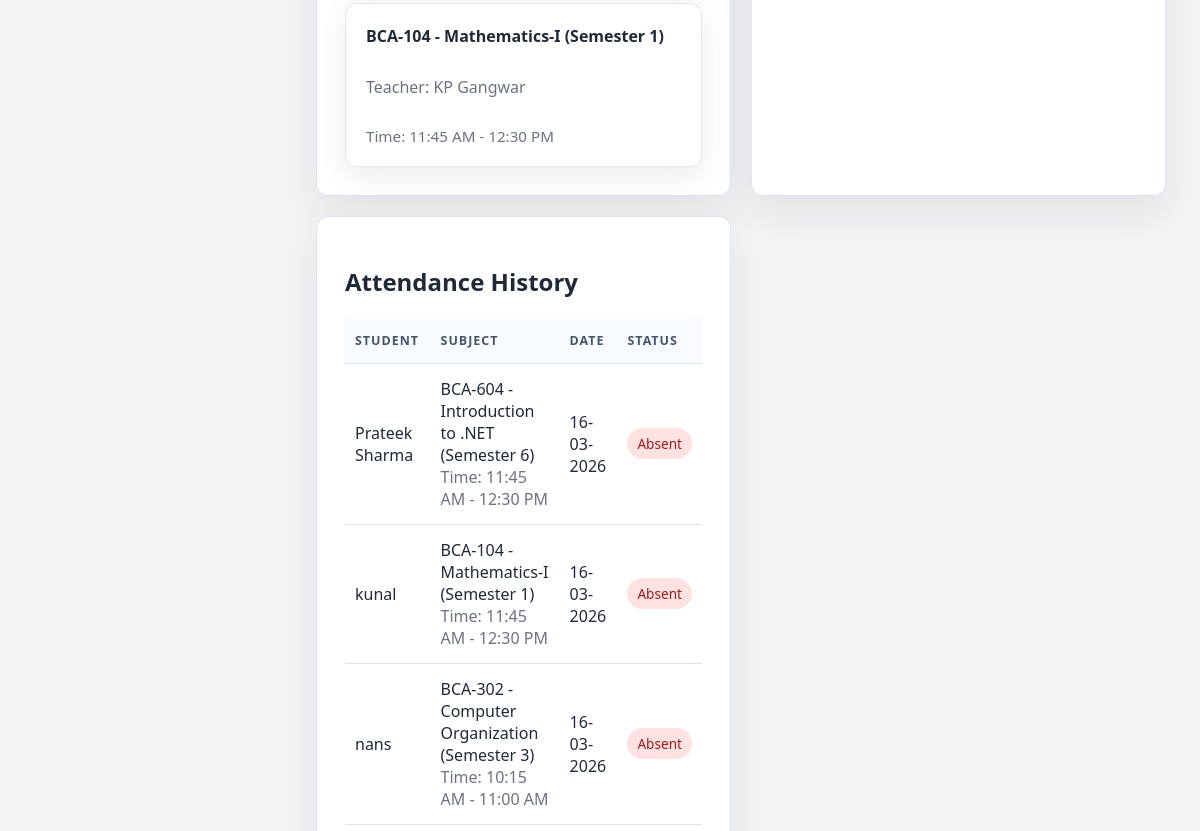
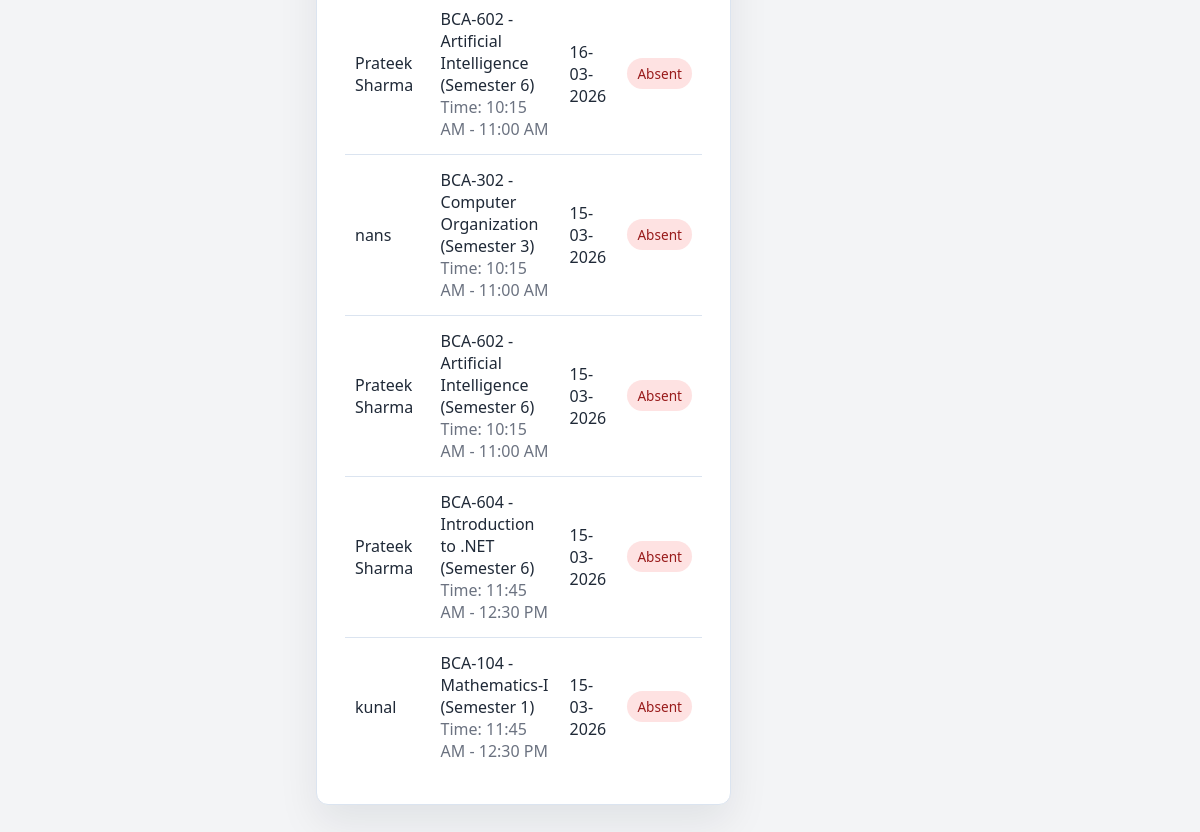
Page /teacher/dashboard (signed in, lower part) on the earlier database version (2 pictures, top to bottom).
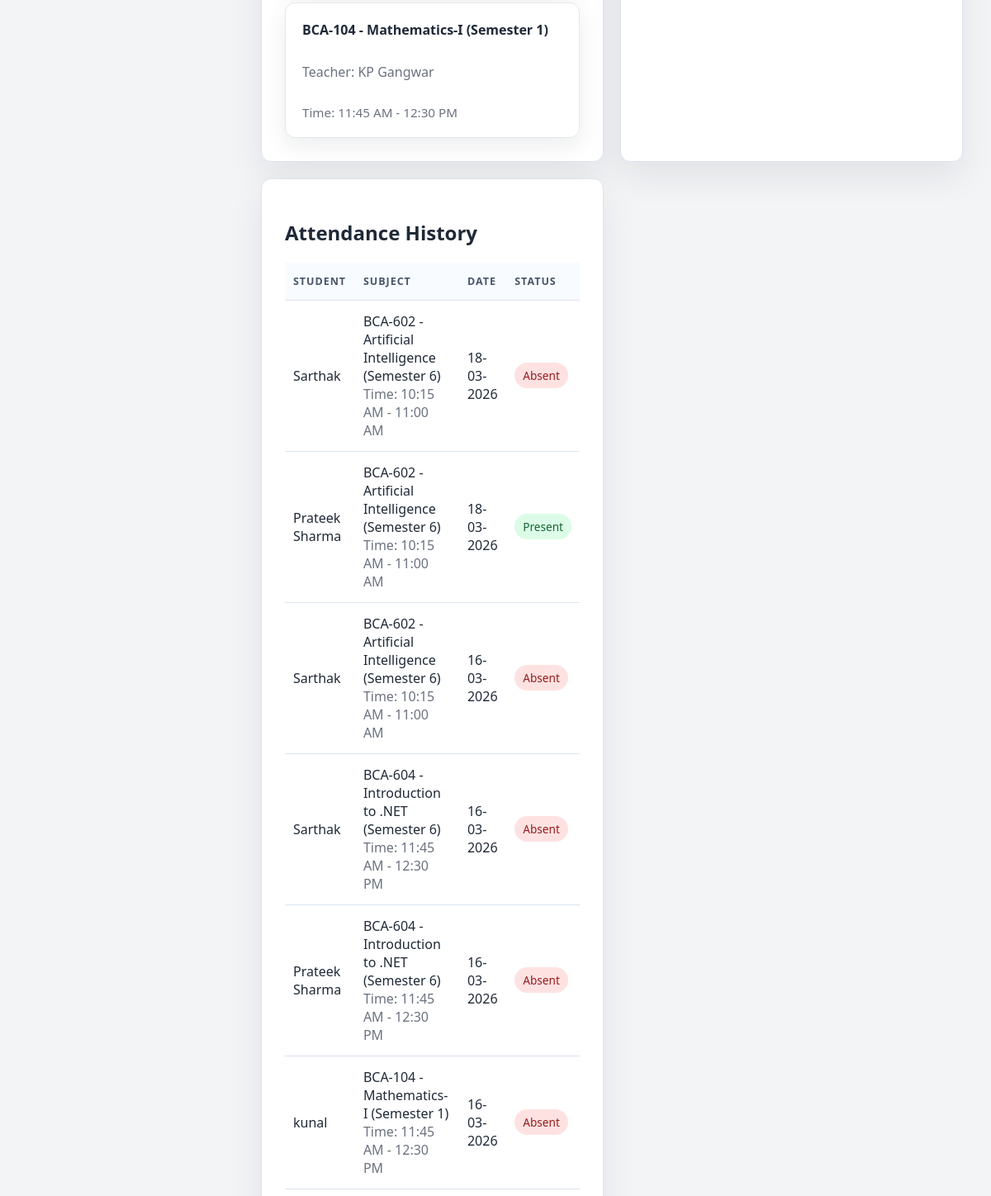
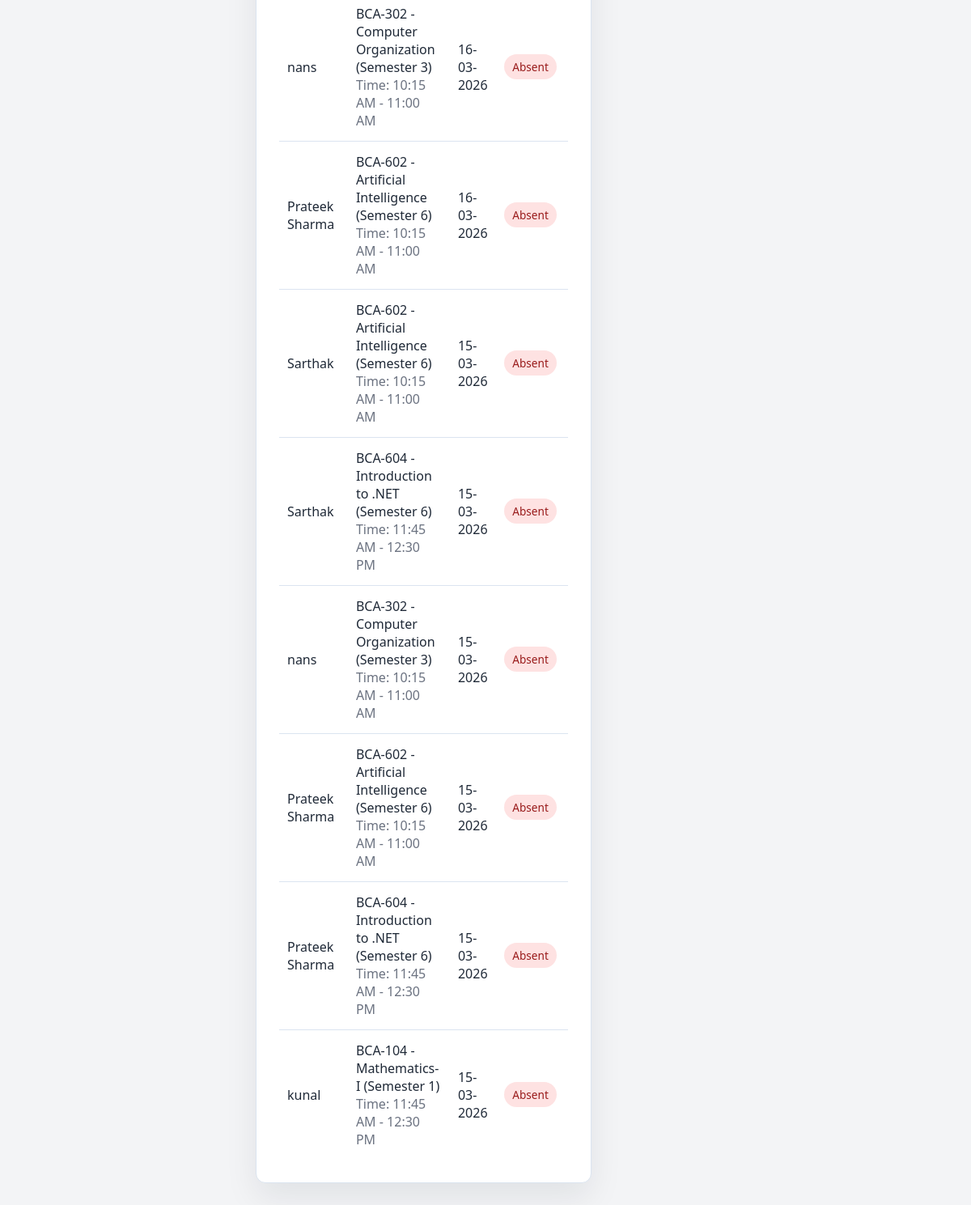
Same page on the later database version (2 pictures, top to bottom).
### models.py (models this page shows)
class Subject(db.Model):
    __tablename__ = "subjects"
    id = db.Column(db.Integer, primary_key=True)
    name = db.Column(db.String(120), unique=True, nullable=False)
    code = db.Column(db.String(20), unique=True, nullable=False)
    semester = db.Column(db.Integer, nullable=False)
    subject_type = db.Column("type", db.String(20), nullable=False, default="theory")
    teacher_id = db.Column(db.Integer, db.ForeignKey("teachers.id"), nullable=True)
    start_time = db.Column(db.Time, nullable=True)
    end_time = db.Column(db.Time, nullable=True)
    teachers = db.relationship(
        "Teacher",
        secondary=teacher_subjects,
        back_populates="subject_assignments",
    )
    lectures = db.relationship("Lecture", back_populates="subject", cascade="all, delete-orphan")
    attendances = db.relationship("Attendance", back_populates="subject")
    attendance_summaries = db.relationship("AttendanceSummary", back_populates="subject")
    @property
    def lecture_time_label(self):
        if self.subject_type == "lab":
            return "Lab subject"
        if self.subject_type == "project":
            return "Project"
        if not self.start_time or not self.end_time:
            return "Time not set"
        start = self.start_time.strftime("%I:%M %p").lstrip("0")
        end = self.end_time.strftime("%I:%M %p").lstrip("0")
        return f"{start} - {end}"
    @property
    def display_label(self):
        return f"{self.code} - {self.name} (Semester {self.semester})"

class Teacher(db.Model):
    __tablename__ = "teachers"
    id = db.Column(db.Integer, primary_key=True)
    user_id = db.Column(db.Integer, db.ForeignKey("users.id"), unique=True, nullable=False)
    full_name = db.Column(db.String(120), nullable=False)
    employee_code = db.Column(db.String(30), unique=True, nullable=False)
    user = db.relationship("User", back_populates="teacher")
    subject_assignments = db.relationship(
        "Subject",
        secondary=teacher_subjects,
        back_populates="teachers",
    )

class Attendance(db.Model):
    __tablename__ = "attendance"
    __table_args__ = (
        UniqueConstraint("student_id", "lecture_id", "attendance_date", name="uq_attendance_once"),
    )
    id = db.Column(db.Integer, primary_key=True)
    student_id = db.Column(db.Integer, db.ForeignKey("students.id"), nullable=False)
    subject_id = db.Column(db.Integer, db.ForeignKey("subjects.id"), nullable=False)
    lecture_id = db.Column(db.Integer, db.ForeignKey("lectures.id"), nullable=False)
    attendance_date = db.Column(db.Date, default=date.today, nullable=False)
    status = db.Column(db.String(20), default="pending", nullable=False) # status can be pending, present, absent
    latitude = db.Column(db.Float, nullable=False)
    longitude = db.Column(db.Float, nullable=False)
    distance_meters = db.Column(db.Float, nullable=False)
    created_at = db.Column(db.DateTime, default=datetime.utcnow, nullable=False)
    student = db.relationship("Student", back_populates="attendances")
    subject = db.relationship("Subject", back_populates="attendances")
    lecture = db.relationship("Lecture", back_populates="attendances")

class Student(db.Model):
    __tablename__ = "students"
    id = db.Column(db.Integer, primary_key=True)
    user_id = db.Column(db.Integer, db.ForeignKey("users.id"), unique=True, nullable=False)
    student_code = db.Column(db.String(30), unique=True, nullable=False)
    full_name = db.Column(db.String(120), nullable=False)
    email = db.Column(db.String(120), unique=True, nullable=False)
    semester = db.Column(db.Integer, nullable=False)
    created_at = db.Column(db.DateTime, default=datetime.utcnow, nullable=False)
    user = db.relationship("User", back_populates="student")
    attendances = db.relationship("Attendance", back_populates="student")
    attendance_summaries = db.relationship("AttendanceSummary", back_populates="student")

### routes/teacher_routes.py (the view)
@teacher_bp.route("/dashboard")
@login_required
def dashboard():
    if not teacher_required():
        return redirect(url_for("auth.login"))
    reconcile_lecture_attendance()
    teacher = Teacher.query.filter_by(user_id=current_user.id).first_or_404()
    subjects = (
        Subject.query.join(teacher_subjects, Subject.id == teacher_subjects.c.subject_id)
        .filter(teacher_subjects.c.teacher_id == teacher.id)
        .order_by(
            case((Subject.start_time.is_(None), 1), else_=0),
            Subject.start_time.asc(),
            Subject.name.asc(),
        )
        .all()
    )
    pending_requests = (
        Attendance.query.join(Subject)
        .join(teacher_subjects, Subject.id == teacher_subjects.c.subject_id)
        .filter(teacher_subjects.c.teacher_id == teacher.id, Attendance.status == "pending")
        .order_by(Attendance.attendance_date.desc(), Attendance.created_at.desc())
        .all()
    )
    notifications = [
        f"{record.student.full_name} marked attendance for {record.subject.name}"
        for record in pending_requests
    ]
    history = (
        Attendance.query.join(Subject)
        .join(teacher_subjects, Subject.id == teacher_subjects.c.subject_id)
        .filter(teacher_subjects.c.teacher_id == teacher.id)
        .order_by(Attendance.attendance_date.desc(), Attendance.created_at.desc())
        .limit(20)
        .all()
    )
    return render_template(
        "teacher/dashboard.html",
        teacher=teacher,
        subjects=subjects,
        pending_requests=pending_requests,
        notifications=notifications,
        history=history,
    )

### app.py (called while the page is built)
@login_manager.user_loader
def load_user(user_id):
    return db.session.get(User, int(user_id))

def format_date(value):
    if value is None:
        return ""
    return value.strftime("%d-%m-%Y")

### models.py (called while the page is built, shortened)
def ensure_subject_lecture(subject, lecture_date=None):
    lecture_date = lecture_date or date.today()
    lecture_date = lecture_date or datetime.now(IST).date()
    lecture = Lecture.query.filter_by(subject_id=subject.id, lecture_date=lecture_date).first()
    start_time = subject.start_time or time(hour=0, minute=0)
    end_time = subject.end_time or time(hour=0, minute=0)
    day_of_week = lecture_date.strftime("%A")
    if lecture.day_of_week != day_of_week:
        lecture.day_of_week = day_of_week
    if lecture.start_time != start_time:
        lecture.start_time = start_time
    if lecture.end_time != end_time:
        lecture.end_time = end_time
    db.session.flush()
    return lecture

### routes/teacher_routes.py (called while the page is built)
def teacher_required():
    return current_user.is_authenticated and current_user.role == "teacher"

### templates/teacher/dashboard.html (shortened to what this page needs)
{% extends "base.html" %}
{% block content %}
<section class="dashboard-grid">
    <div class="card">
        <div class="subject-card-grid">
            {% for subject in subjects %}
            <a class="subject-card" href="{{ url_for('teacher.subject_detail', subject_id=subject.id) }}">
                <p class="subject-heading">{{ subject.display_label }}</p>
                <p class="muted">Teacher: {{ teacher.full_name }}</p>
                <p class="subject-time">Time: {{ subject.lecture_time_label }}</p>
            </a>
            {% else %}
            <p>No subjects assigned.</p>
            {% endfor %}
        </div>
    </div>
    <div class="card">
    </div>
    <div class="card">
        <h2>Attendance History</h2>
        <div class="table-wrap">
            <table>
                <thead>
                    <tr>
                        <th>Student</th>
                        <th>Subject</th>
                        <th>Date</th>
                        <th>Status</th>
                    </tr>
                </thead>
                <tbody>
                    {% for record in history %}
                    <tr>
                        <td>{{ record.student.full_name }}</td>
                        <td>{{ record.subject.display_label }}<br><span class="muted">Time: {{ record.subject.lecture_time_label }}</span></td>
                        <td>{{ record.attendance_date|format_date }}</td>
                        <td><span class="status {{ record.status }}">{{ record.status }}</span></td>
                    </tr>
                    {% else %}
                    <tr><td colspan="4">No attendance history.</td></tr>
                    {% endfor %}
                </tbody>
            </table>
        </div>
    </div>
</section>
{% endblock %}

Differences in the rows shown:
added Attendance: student.full_name "Sarthak", subject.display_label "BCA-602 - Artificial Intelligence (Semester 6)", subject.lecture_time_label "10:15 AM - 11:00 AM", attendance_date "18-03-2026", status "Absent"
added Attendance: student.full_name "Prateek Sharma", subject.display_label "BCA-602 - Artificial Intelligence (Semester 6)", subject.lecture_time_label "10:15 AM - 11:00 AM", attendance_date "18-03-2026", status "Present"
added Attendance: student.full_name "Sarthak", subject.display_label "BCA-602 - Artificial Intelligence (Semester 6)", subject.lecture_time_label "10:15 AM - 11:00 AM", attendance_date "16-03-2026", status "Absent"
added Attendance: student.full_name "Sarthak", subject.display_label "BCA-604 - Introduction to .NET (Semester 6)", subject.lecture_time_label "11:45 AM - 12:30 PM", attendance_date "16-03-2026", status "Absent"
added Attendance: student.full_name "Sarthak", subject.display_label "BCA-602 - Artificial Intelligence (Semester 6)", subject.lecture_time_label "10:15 AM - 11:00 AM", attendance_date "15-03-2026", status "Absent"
added Attendance: student.full_name "Sarthak", subject.display_label "BCA-604 - Introduction to .NET (Semester 6)", subject.lecture_time_label "11:45 AM - 12:30 PM", attendance_date "15-03-2026", status "Absent"
